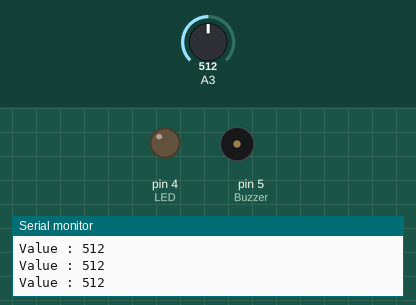
The sketch below on a simulated Arduino Uno, built with avr-gcc and run on an emulated ATmega328P. Shown: output pins drawn as LEDs (lit = HIGH), buzzer (waves = sounding, pin HIGH), the last lines printed to the serial monitor. Inputs (shaded band) come from the test bench; at power-on: A3 = 512.

Above: at 1.2 s.
1.3 s: A3 set to 308
4.3 s: A3 set to 292
At 4.46 s:
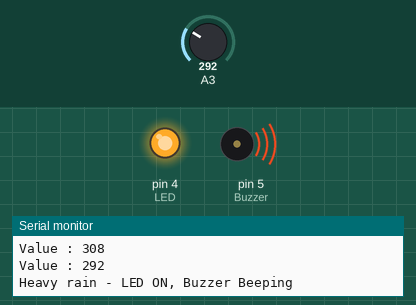
7.3 s: A3 set to 306
At 7.47 s:
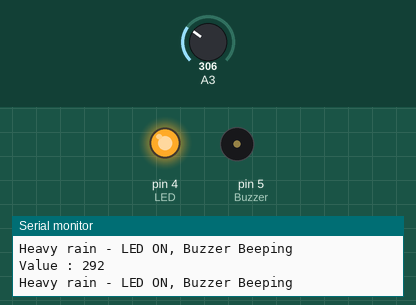
9.0 s: A3 set to 290
At 9.15 s:
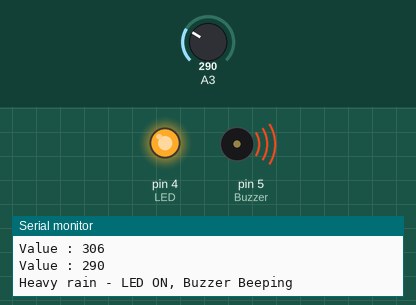
Timing chart, 0 to 13.0 s (numbered marks = the images above; inputs shaded):
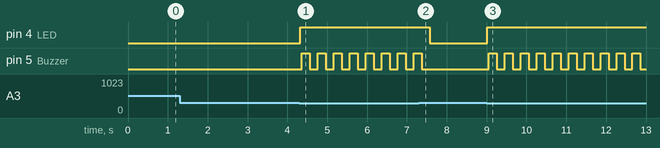

The sketch:

sketch_jul20b.ino
```cpp
void setup() {
  Serial.begin(9600);
  pinMode(4, OUTPUT); // LED
  pinMode(5, OUTPUT); // Buzzer
}

void loop() {
  int value = analogRead(A3);
  Serial.print("Value : ");
  Serial.println(value);

  if (value < 300) {
    digitalWrite(4, HIGH); // LED ON
    Serial.println("Heavy rain - LED ON, Buzzer Beeping");

    // Buzzer beeps ON and OFF every 200ms
    digitalWrite(5, HIGH);
    delay(200);
    digitalWrite(5, LOW);
    delay(200);

  } else {
    digitalWrite(4, LOW); // LED OFF
    digitalWrite(5, LOW); // Buzzer OFF
  }
}
```

Measured:
- the behaviour switches between 300 and 299 on A3 (found by bisection; images 0 and 1)
- after the input at 4.3 s, pin 4 (LED): LOW → HIGH at once; pin 5 (Buzzer): alternates HIGH for 0.20 s and LOW for 0.20 s, starting after 0.07 s
- after the input at 7.3 s, pin 4 (LED): HIGH → LOW after 0.27 s; pin 5 (Buzzer): goes on until 7.4 s, then stays LOW
- after the input at 9.0 s, pin 4 (LED): LOW → HIGH at once; pin 5 (Buzzer): alternates HIGH for 0.20 s and LOW for 0.20 s, starting after 0.06 s
